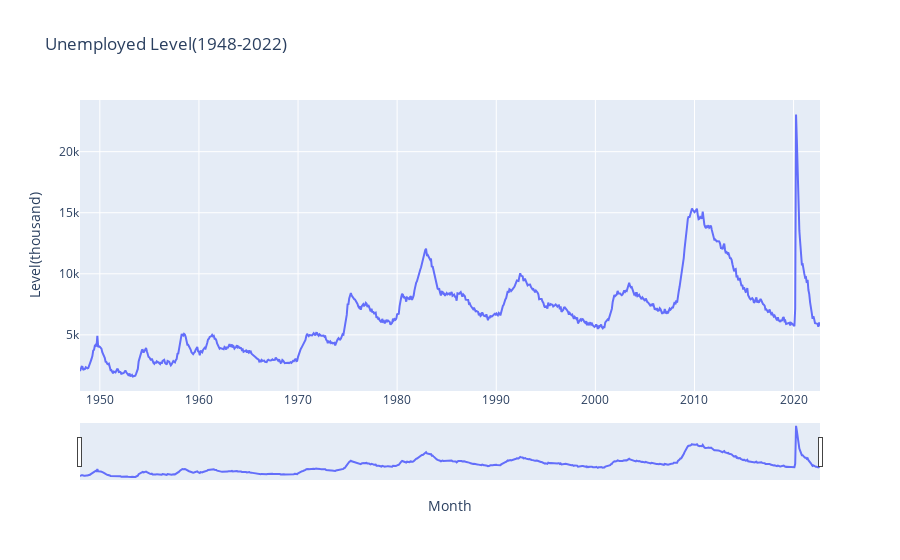

The cell this chart's notebook holds for it:
### Code cell
e = pd.DataFrame(fred.get_series('UNEMPLOY', limit=3000))
e_index = pd.DataFrame(e.index)

fig1_2 = go.Figure()

fig1_2.add_trace(go.Line(x=e_index[0], y=e[0], name='Unemployed'))

fig1_2.update_layout(title_text = 'Unemployed Level(1948-2022)', xaxis_title='Month', yaxis_title='Level(thousand)',
                  xaxis=dict(rangeslider=dict(visible=True)))

fig1_2.show()

### Figure 1 — Plotly figure (JSON) as saved in the notebook; plotly's stock layout.template omitted (floating-point values rounded to 4 significant figures; data arrays with more than 128 entries replaced by an {"elided": "..."} marker saying what was removed)
{"data": [{"name": "Unemployed", "type": "scatter", "x": {"elided": "897 str values"}, "y": {"elided": "897 int values"}}], "layout": {"title": {"text": "Unemployed Level(1948-2022)"}, "xaxis": {"rangeslider": {"visible": true}, "title": {"text": "Month"}}, "yaxis": {"title": {"text": "Level(thousand)"}}}}
